Frame 1 (no input): blank canvas, image omitted
Frame 60 (the mouse pressed at the canvas centre just before this capture): blank canvas, image omitted
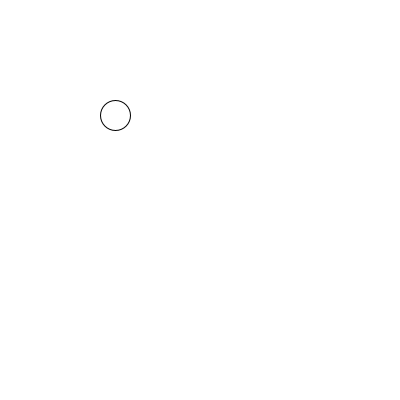
Frame 120 (the mouse held since frame 60 and released just before this capture)

The Processing sketch whose frames 1 and 60 were blank and that drew this single picture after the mouse press (run headless with seeded random() and noise(); from frame 60 on, the mouse is pressed at the canvas centre):

// Processing sketch: Conditionals_01
// ── Conditionals_01.pde

void setup() {
  size(400, 400);
}

void draw() {
  background(255);

  /*conditionals sind Fragen. Wir fragen eine ganz bestimmte Bedingung ab 
   und wenn die Antwort "JA" ist, fürht das Programm eine entsprechende Anweisung 
   zwischen den geschweiften Klammern aus. In unserem Fall fragen wir:
   "Ist der Mausbutton gedrückt?
   Falls ja, bitte zeichne einen Kreis, falls nein, bitte zeichne ein Rechteck!"
   */

  if (mousePressed) {
    ellipse(115, 115, 30, 30);
  } else {
    rect(100, 100, 30, 30);
  }
}
